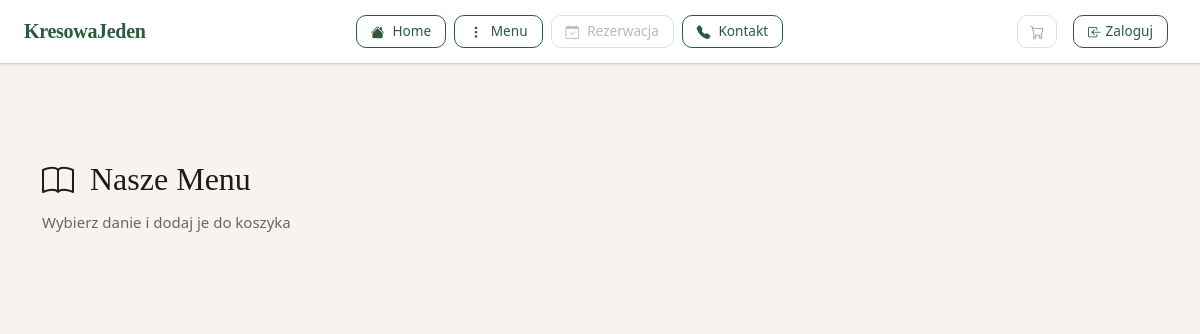
Page /menu/menu.php on the earlier database version.
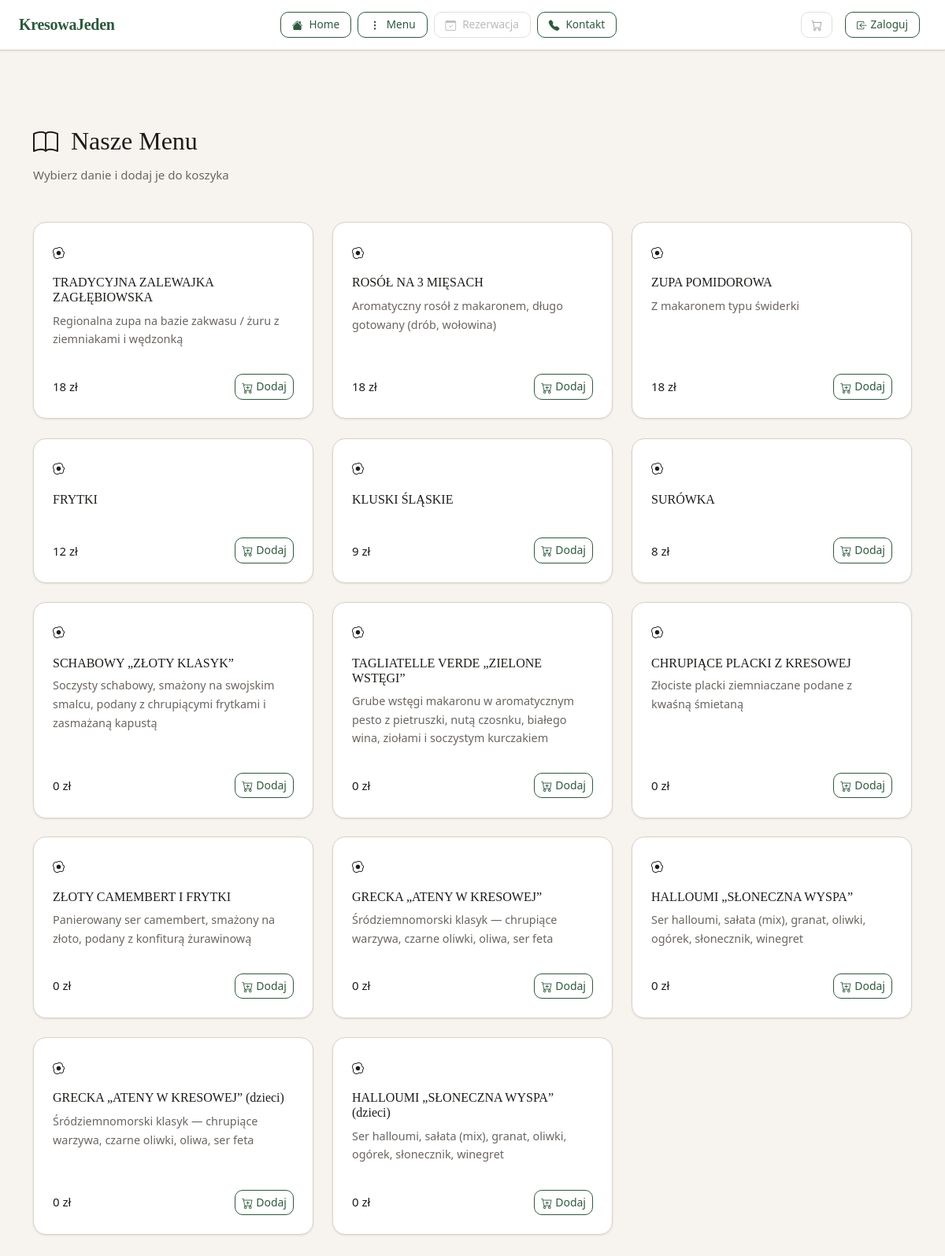
Same page on the later database version.
### tables this page shows
CREATE TABLE `menu` (
  `id` int(11) NOT NULL,
  `nazwaPotrawy` text NOT NULL,
  `opis` text NOT NULL,
  `cena` float NOT NULL,
  `dostepne` tinyint(1) NOT NULL,
  `typ` varchar(50) DEFAULT NULL
);

### menu/menu.php (the view, shortened to what this page needs)
<?php
require_once __DIR__ . '/../db.php';
?>
<!DOCTYPE html>
<html lang="pl">
<head>
    <link href="https://cdn.jsdelivr.net/npm/bootstrap@5.3.8/dist/css/bootstrap.min.css" rel="stylesheet">
    <link rel="stylesheet" href="https://cdn.jsdelivr.net/npm/bootstrap-icons@1.11.3/font/bootstrap-icons.min.css">
    <link rel="stylesheet" href="/style.css">
</head>
<body>
<?php include ROOT . '/navbar.php'; ?>
    <?php
        $z = "SELECT menu.nazwaPotrawy, menu.opis, menu.cena, menu.id FROM menu where dostepne=1";
        $r = mysqli_query($conn, $z);
    ?>
    <main>
        <div class="container py-5" style="padding-top: calc(var(--kj-navbar-h) + 2rem) !important;">
            <div class="page-header mb-5">
                <h2 class="page-title"><i class="bi bi-book me-3"></i>Nasze Menu</h2>
                <p class="page-subtitle">Wybierz danie i&nbsp;dodaj je do koszyka</p>
            </div>
            <div class="row row-cols-1 row-cols-md-2 row-cols-lg-3 g-4">
                <?php while($wiersz = mysqli_fetch_row($r)): ?>
                <div class="col">
                    <div class="card h-100 menu-card">
                        <div class="card-body d-flex flex-column p-4">
                            <div class="menu-card-icon">
                                <i class="bi bi-egg-fried"></i>
                            </div>
                            <h5 class="card-title mt-3"><?php echo htmlspecialchars($wiersz[0]); ?></h5>
                            <p class="card-text flex-grow-1"><?php echo htmlspecialchars($wiersz[1]); ?></p>
                            <div class="d-flex align-items-center justify-content-between mt-3">
                                <span class="menu-price"><?php echo htmlspecialchars($wiersz[2]); ?> zł</span>
                                <form action='<?=ADDTOCART?>' method='POST'>
                                    <button type='submit' class='btn btn-outline-success btn-sm'>
                                        <i class='bi bi-cart-plus me-1'></i>Dodaj
                                    </button>
                                </form>
                            </div>
                        </div>
                    </div>
                </div>
                <?php endwhile; ?>
            </div>
        </div>
    </main>
    <?php include ROOT . '/toast.php'; ?>
</body>
</html>

Differences in the rows shown:
added menu: nazwaPotrawy "TRADYCYJNA ZALEWAJKA ZAGŁĘBIOWSKA", opis "Regionalna zupa na bazie zakwasu / żuru z ziemniakami i wędzonką", cena "18"
added menu: nazwaPotrawy "ROSÓŁ NA 3 MIĘSACH", opis "Aromatyczny rosół z makaronem, długo gotowany (drób, wołowina)", cena "18"
added menu: nazwaPotrawy "ZUPA POMIDOROWA", opis "Z makaronem typu świderki", cena "18"
added menu: nazwaPotrawy "FRYTKI", cena "12"
added menu: nazwaPotrawy "KLUSKI ŚLĄSKIE", cena "9"
added menu: nazwaPotrawy "SURÓWKA", cena "8"
added menu: nazwaPotrawy "SCHABOWY „ZŁOTY KLASYK”", opis "Soczysty schabowy, smażony na swojskim smalcu, podany z chrupiącymi frytkami i zasmażaną kapustą", cena "0"
added menu: nazwaPotrawy "TAGLIATELLE VERDE „ZIELONE WSTĘGI”", opis "Grube wstęgi makaronu w aromatycznym pesto z pietruszki, nutą czosnku, białego wina, ziołami i soczystym kurczakiem", cena "0"
added menu: nazwaPotrawy "CHRUPIĄCE PLACKI Z KRESOWEJ", opis "Złociste placki ziemniaczane podane z kwaśną śmietaną", cena "0"
added menu: nazwaPotrawy "ZŁOTY CAMEMBERT I FRYTKI", opis "Panierowany ser camembert, smażony na złoto, podany z konfiturą żurawinową", cena "0"
added menu: nazwaPotrawy "GRECKA „ATENY W KRESOWEJ”", opis "Śródziemnomorski klasyk — chrupiące warzywa, czarne oliwki, oliwa, ser feta", cena "0"
added menu: nazwaPotrawy "HALLOUMI „SŁONECZNA WYSPA”", opis "Ser halloumi, sałata (mix), granat, oliwki, ogórek, słonecznik, winegret", cena "0"
added menu: nazwaPotrawy "GRECKA „ATENY W KRESOWEJ” (dzieci)", opis "Śródziemnomorski klasyk — chrupiące warzywa, czarne oliwki, oliwa, ser feta", cena "0"
added menu: nazwaPotrawy "HALLOUMI „SŁONECZNA WYSPA” (dzieci)", opis "Ser halloumi, sałata (mix), granat, oliwki, ogórek, słonecznik, winegret", cena "0"
